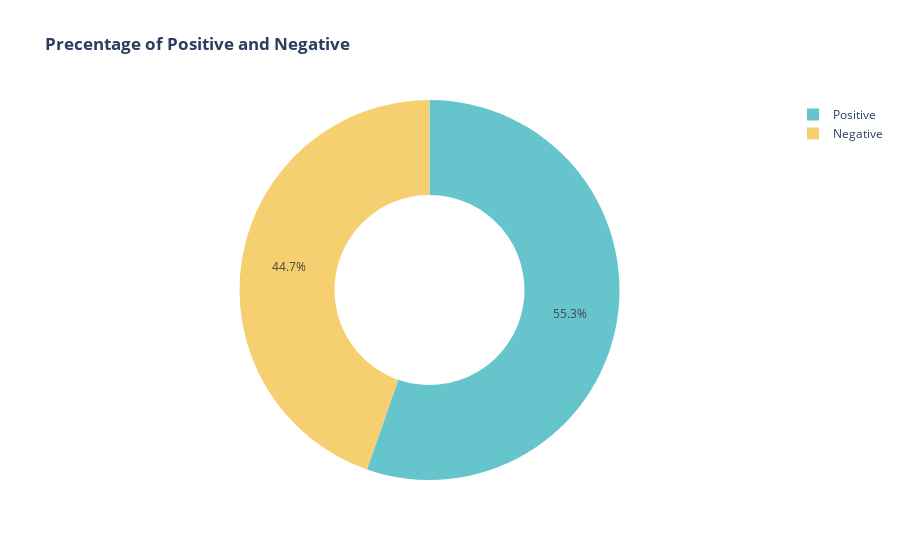

The cell this chart's notebook holds for it:
### Code cell
fig=px.pie(df,
           names=['Positive','Negative'],
           values=df['HeartDisease'].value_counts(),hole=0.5,
           title="<b>Precentage of Positive and Negative ",
           template='plotly',
           color_discrete_sequence=px.colors.qualitative.Pastel
          )
#            color_discrete_sequence=px.colors.qualitative.Pastel)

# fig.update_layout(title_font_size=25)
fig.show()

### Figure 1 — Plotly figure (JSON) as saved in the notebook; plotly's stock layout.template omitted (floating-point values rounded to 4 significant figures)
{"data": [{"domain": {"x": [0, 1], "y": [0, 1]}, "hole": 0.5, "hovertemplate": "label=%{label}<br>value=%{value}<extra></extra>", "labels": ["Positive", "Negative"], "legendgroup": "", "name": "", "showlegend": true, "type": "pie", "values": [508, 410]}], "layout": {"legend": {"tracegroupgap": 0}, "piecolorway": ["rgb(102, 197, 204)", "rgb(246, 207, 113)", "rgb(248, 156, 116)", "rgb(220, 176, 242)", "rgb(135, 197, 95)", "rgb(158, 185, 243)", "rgb(254, 136, 177)", "rgb(201, 219, 116)", "rgb(139, 224, 164)", "rgb(180, 151, 231)", "rgb(179, 179, 179)"], "title": {"text": "<b>Precentage of Positive and Negative "}}}
